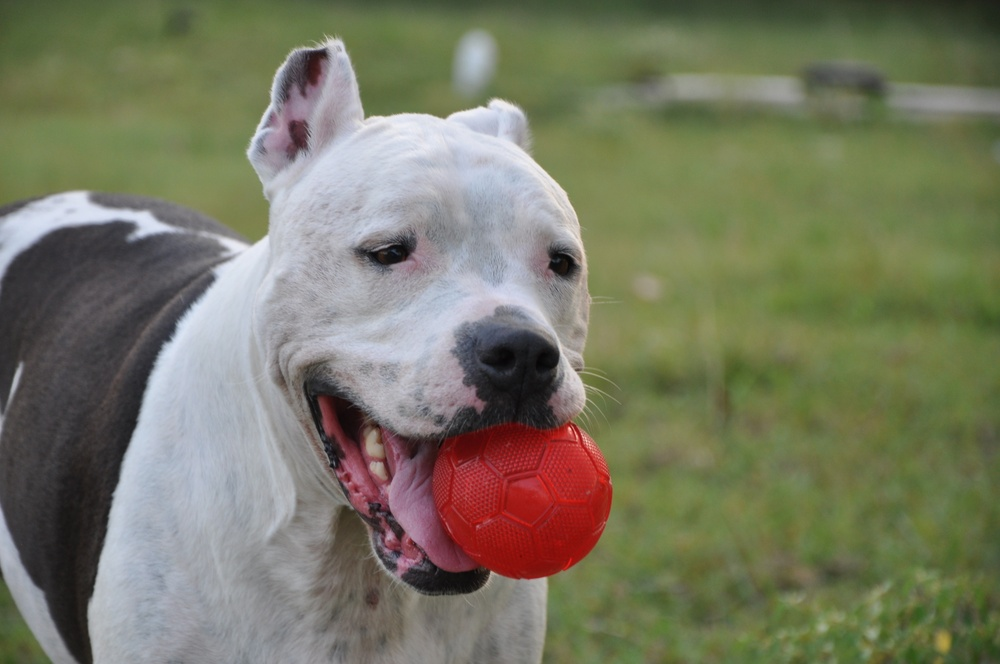
#> input picture img/gogo.JPG, 1000 x 664 px, shrunk from 4288 x 2848 before the run; its folder holds only this picture in this run
$ python imgEdit.py
#> lines starting #> are read from the running program, lines starting #| are printed output that depends on the picture
from importlib.resources import path
from math import factorial
from PIL import Image, ImageEnhance, ImageFilter
import os

path = './img'
pathOut = './ImgEditer'

for filename in os.listdir(path): # opens images in folder
   img = Image.open(f"{path}/{filename}")
#> img is the input picture: PIL image 1000x664 RGB; mean R, G, B 119.7, 120.8, 98.6

   edit = img.filter(ImageFilter.SHARPEN).convert('L')
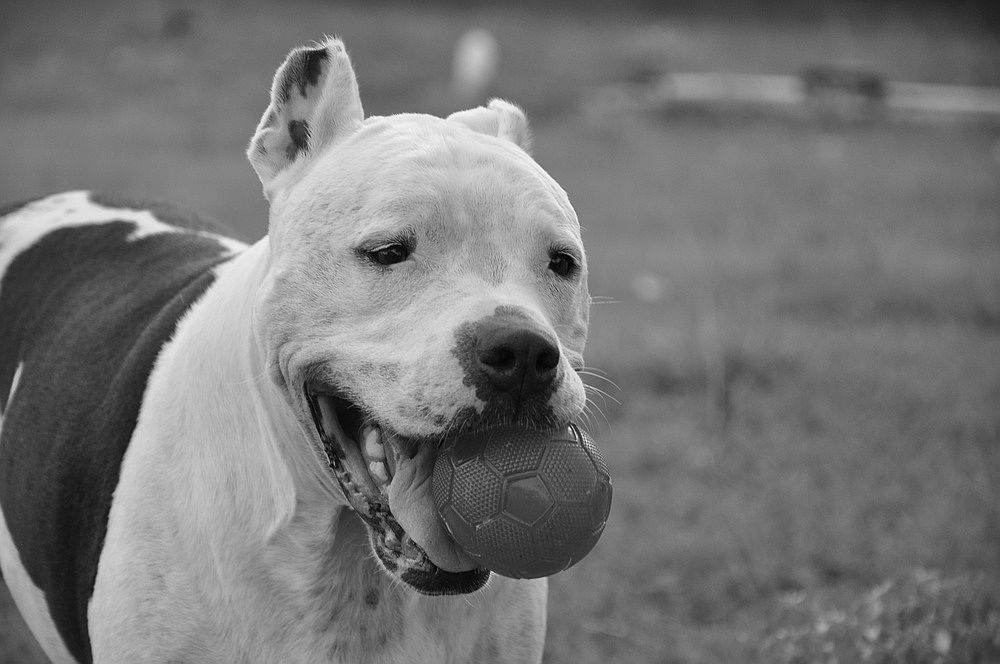
#> edit: PIL image 1000x664 L; min 0, max 254, mean 118

   factor = 1.5
   enhancer = ImageEnhance.Contrast(edit)
   edit = enhancer.enhance(factor)
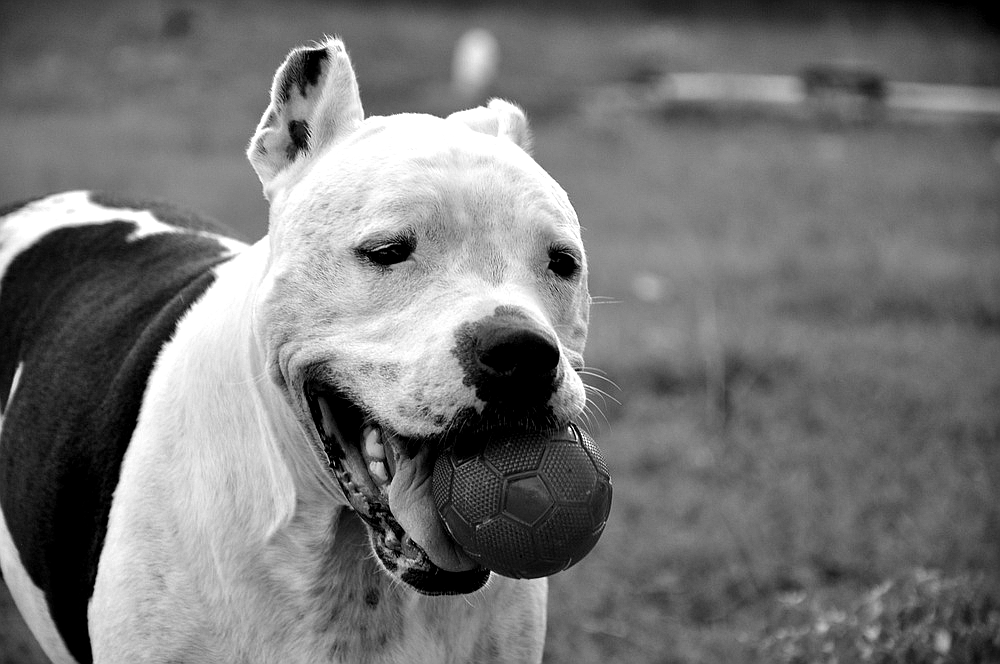
#> edit: PIL image 1000x664 L; min 0, max 255, mean 117.9

   clean_name = os.path.splitext(filename)[0]

   edit.save(f'.{pathOut}/{clean_name}_edited.jpg')
